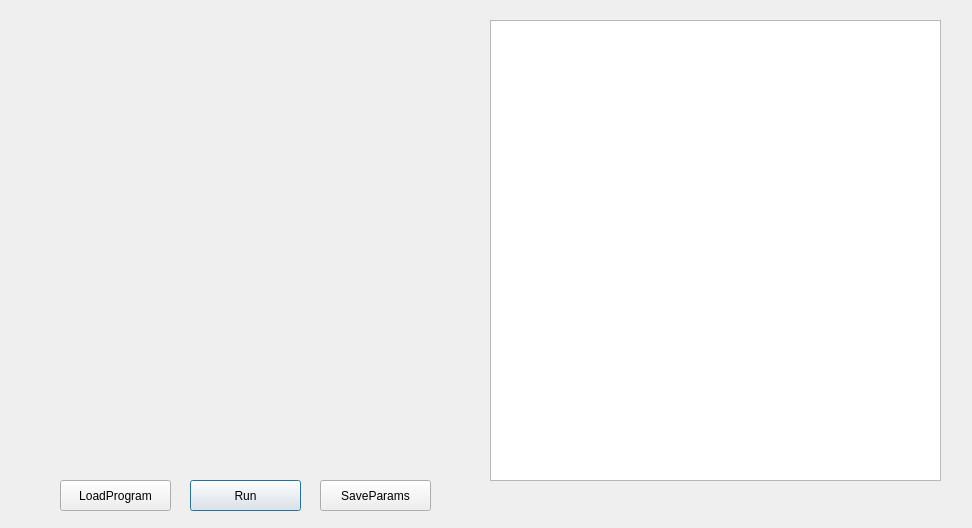
<?xml version="1.0" encoding="UTF-8"?>
<ui version="4.0">
 <class>AlgorithmParam</class>
 <widget class="QDialog" name="AlgorithmParam">
  <property name="geometry">
   <rect>
    <x>0</x>
    <y>0</y>
    <width>972</width>
    <height>528</height>
   </rect>
  </property>
  <property name="windowTitle">
   <string>Dialog</string>
  </property>
  <widget class="QTableWidget" name="tableWidget">
   <property name="geometry">
    <rect>
     <x>490</x>
     <y>20</y>
     <width>451</width>
     <height>461</height>
    </rect>
   </property>
  </widget>
  <widget class="QWidget" name="DispWidget" native="true">
   <property name="geometry">
    <rect>
     <x>30</x>
     <y>20</y>
     <width>451</width>
     <height>461</height>
    </rect>
   </property>
  </widget>
  <widget class="QPushButton" name="RunProcedureButton">
   <property name="geometry">
    <rect>
     <x>190</x>
     <y>480</y>
     <width>111</width>
     <height>31</height>
    </rect>
   </property>
   <property name="text">
    <string>Run</string>
   </property>
  </widget>
  <widget class="QPushButton" name="SaveParameterButton">
   <property name="geometry">
    <rect>
     <x>320</x>
     <y>480</y>
     <width>111</width>
     <height>31</height>
    </rect>
   </property>
   <property name="text">
    <string>SaveParams</string>
   </property>
  </widget>
  <widget class="QPushButton" name="LoadAlgorithmButton">
   <property name="geometry">
    <rect>
     <x>60</x>
     <y>480</y>
     <width>111</width>
     <height>31</height>
    </rect>
   </property>
   <property name="text">
    <string>LoadProgram</string>
   </property>
  </widget>
 </widget>
 <resources/>
 <connections/>
</ui>
